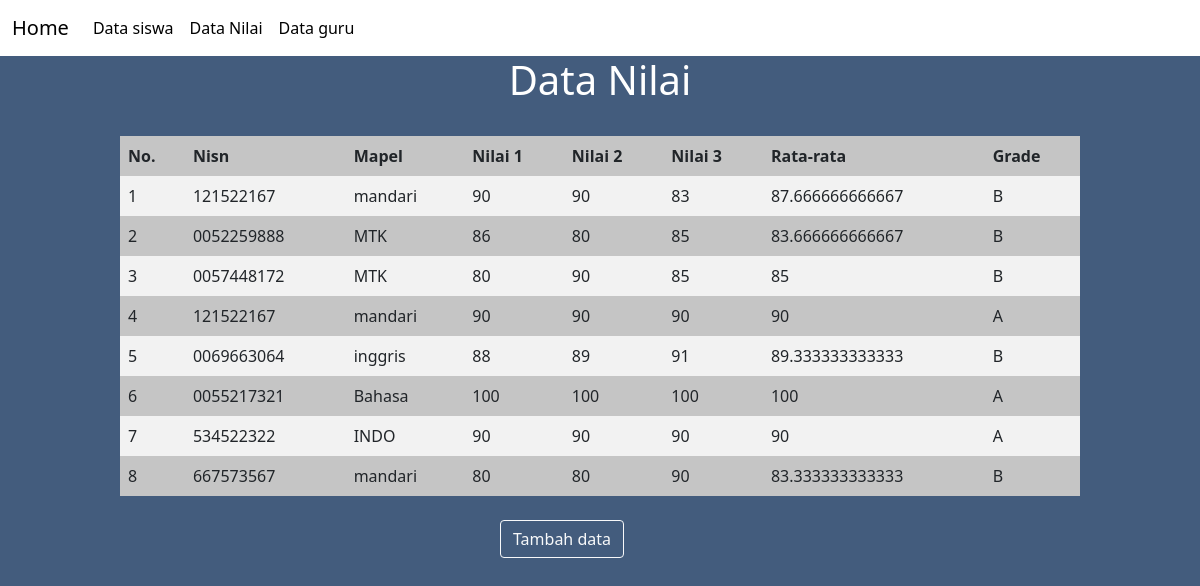
Page /guru/data_nilai.php (signed in) on the committed database.
### tables this page shows
CREATE TABLE `nilai` (
  `id` int(11) NOT NULL,
  `nisn` varchar(12) NOT NULL,
  `mapel` varchar(7) NOT NULL,
  `nilai1` int(11) NOT NULL,
  `nillai2` int(11) NOT NULL,
  `nilai3` int(11) NOT NULL,
  `SISWA_nisn` varchar(12) NOT NULL
);

### guru/data_nilai.php (the view, shortened to what this page needs)
<!DOCTYPE html>
<html lang="en">
<head>
    <link href="https://cdn.jsdelivr.net/npm/bootstrap@5.0.2/dist/css/bootstrap.min.css" rel="stylesheet">
</head>
<body>
<nav class="navbar navbar-expand-lg navbar-dark" style="background-color: white;">
      <div class="container-fluid">
        <a class="navbar-brand" href="index.php" style="color:black">Home</a>
        <div class="collapse navbar-collapse" id="navbarScroll">
          <ul class="navbar-nav me-auto my-2 my-lg-0 navbar-nav-scroll" style="--bs-scroll-height: 100px;">
            <li class="nav-item">
              <a class="nav-link active" aria-current="page" href="data_siswa.php" style="color:black">Data siswa</a>
            </li>
            <li class="nav-item">
              <a class="nav-link" href="data_nilai.php"style="color:black">Data Nilai </a>
            </li>
            <li class="nav-item">
              <a class="nav-link" href="data_guru.php"style="color:black">Data guru </a>
            </li>
          </ul>
      </div>
    </nav>
    <h1 class="text" align= "center" style="color: white">Data Nilai</h1></br>
    <table align=center>
  <tr>
  <th>No.</th>
  <th>Nisn</th>
  <th>Mapel</th>
  <th>Nilai 1</th>
  <th>Nilai 2</th>
  <th>Nilai 3</th>
  <th>Rata-rata</th>
  <th>Grade</th>
  </tr>
  <?php
 include "koneksi.php";
 $no=1;
 $ambildata = mysqli_query($koneksi,"SELECT * FROM nilai");
 while ($tampil = mysqli_fetch_array($ambildata)){
  $a = $tampil['nilai1'];
  $b = $tampil['nillai2'];
  $c = $tampil['nilai3'];
  $rata = ($a + $b +$c) /3;
  if ($rata >= 90){
            $grade = "A";
     }elseif ($rata >= 70){
             $grade = "B";
     }else{
             $grade = "C";
     }
    echo"
    <tr>
    <td>$no</td>
    <td>$tampil[nisn]</td>
    <td>$tampil[mapel]</td>
    <td>$tampil[nilai1]</td>
    <td>$tampil[nillai2]</td>
    <td>$tampil[nilai3]</td>
    <td>$rata</td>
    <td>$grade</td>
    </tr>";
    $no++;
 }
 ?>
</table> <br>
<a class="btn btn-outline-light"  href="tambahnilai.php" role="button"style="margin-left: 500px; ">Tambah data</a>
</body>
</html>

### guru/data_nilai.php (style rules this page uses)
body { background-color: rgb(67,92,125); }
table { border-collapse: collapse; width: 80%; background-color: #c5c5c5; }
th, td { text-align: left; padding: 8px; }
tr:nth-child(even) { background-color: #f2f2f2; }

### rows in the picture
nilai: nisn "121522167", mapel "mandari", nilai1 "90", nillai2 "90", nilai3 "83", rata "87.666666666667", grade "B"
nilai: nisn "0052259888", mapel "MTK", nilai1 "86", nillai2 "80", nilai3 "85", rata "83.666666666667", grade "B"
nilai: nisn "0057448172", mapel "MTK", nilai1 "80", nillai2 "90", nilai3 "85", grade "B"
nilai: nisn "121522167", mapel "mandari", nilai1 "90", nillai2 "90", nilai3 "90", grade "A"
nilai: nisn "0069663064", mapel "inggris", nilai1 "88", nillai2 "89", nilai3 "91", rata "89.333333333333", grade "B"
nilai: nisn "0055217321", mapel "Bahasa", nilai1 "100", nillai2 "100", nilai3 "100", grade "A"
nilai: nisn "534522322", mapel "INDO", nilai1 "90", nillai2 "90", nilai3 "90", grade "A"
nilai: nisn "667573567", mapel "mandari", nilai1 "80", nillai2 "80", nilai3 "90", rata "83.333333333333", grade "B"
